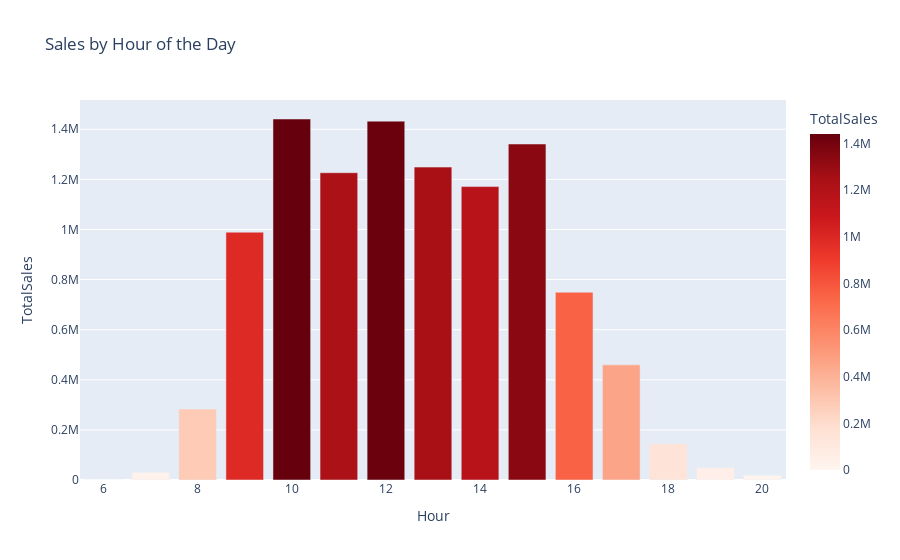

Source (notebook cell):
### Markdown cell above
**📌 Sales by Day of the Week:**
- **Tuesday** and **Thursday** record the highest sales (over 2.1M each).  
- **Sunday** shows the lowest sales (~797k).  
- *Observation:* The absence of Saturday sales (NaN) suggests no transactions—possibly due to store closure or data collection issues.

### Code cell
# Sales by Hour of the Day
clean_data['Hour'] = clean_data.index.hour
hourly_sales = clean_data.groupby('Hour')['TotalSales'].sum().reset_index()
print("\nSales by Hour:")
print(hourly_sales)

fig_hourly_sales = px.bar(hourly_sales, x='Hour', y='TotalSales',
                          title='Sales by Hour of the Day',
                          color='TotalSales', color_continuous_scale='reds')
fig_hourly_sales.show()

### Figure 1 — Plotly figure (JSON) as saved in the notebook; plotly's stock layout.template omitted (floating-point values rounded to 4 significant figures)
{"data": [{"alignmentgroup": "True", "hovertemplate": "Hour=%{x}<br>TotalSales=%{marker.color}<extra></extra>", "legendgroup": "", "marker": {"color": [4.25, 31060.0, 283700.0, 989200.0, 1441000.0, 1226000.0, 1432000.0, 1249000.0, 1171000.0, 1341000.0, 749600.0, 459600.0, 144500.0, 49590.0, 18640.0], "coloraxis": "coloraxis", "pattern": {"shape": ""}}, "name": "", "offsetgroup": "", "orientation": "v", "showlegend": false, "textposition": "auto", "type": "bar", "x": [6, 7, 8, 9, 10, 11, 12, 13, 14, 15, 16, 17, 18, 19, 20], "xaxis": "x", "y": [4.25, 31060.0, 283700.0, 989200.0, 1441000.0, 1226000.0, 1432000.0, 1249000.0, 1171000.0, 1341000.0, 749600.0, 459600.0, 144500.0, 49590.0, 18640.0], "yaxis": "y"}], "layout": {"autosize": true, "barmode": "relative", "coloraxis": {"colorbar": {"title": {"text": "TotalSales"}}, "colorscale": [[0, "rgb(255,245,240)"], [0.125, "rgb(254,224,210)"], [0.25, "rgb(252,187,161)"], [0.375, "rgb(252,146,114)"], [0.5, "rgb(251,106,74)"], [0.625, "rgb(239,59,44)"], [0.75, "rgb(203,24,29)"], [0.875, "rgb(165,15,21)"], [1, "rgb(103,0,13)"]]}, "legend": {"tracegroupgap": 0}, "title": {"text": "Sales by Hour of the Day"}, "xaxis": {"anchor": "y", "autorange": true, "domain": [0, 1], "range": [5.5, 20.5], "title": {"text": "Hour"}, "type": "linear"}, "yaxis": {"anchor": "x", "autorange": true, "domain": [0, 1], "range": [0, 1517000.0], "title": {"text": "TotalSales"}, "type": "linear"}}}
